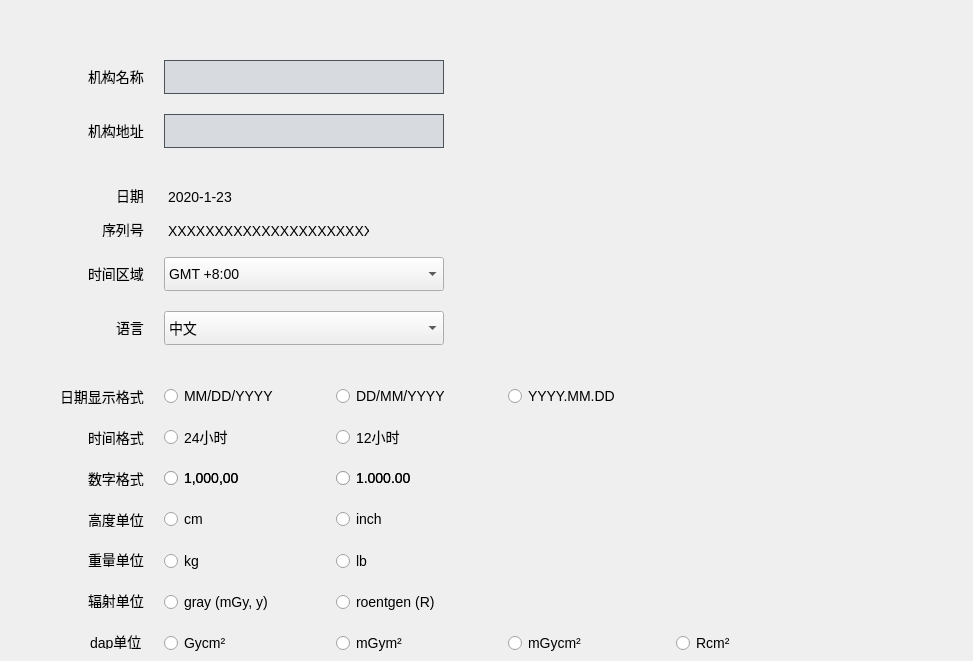
     <widget class="QCfgTimeZonePage" name="page_4">
      <property name="styleSheet">
       <string notr="true">QWidget{
	font: 14px;

}</string>
      </property>
      <widget class="QLineEdit" name="TZ_organizationName">
       <property name="geometry">
        <rect>
         <x>164</x>
         <y>60</y>
         <width>280</width>
         <height>34</height>
        </rect>
       </property>
       <property name="styleSheet">
        <string notr="true">QLineEdit{

	background:rgba(118,133,154,0.2);
	border:1px solid rgba(74,82,90,1);

}</string>
       </property>
      </widget>
      <widget class="QLabel" name="label_84">
       <property name="geometry">
        <rect>
         <x>88</x>
         <y>70</y>
         <width>56</width>
         <height>14</height>
        </rect>
       </property>
       <property name="text">
        <string>机构名称</string>
       </property>
      </widget>
      <widget class="QLabel" name="label_85">
       <property name="geometry">
        <rect>
         <x>88</x>
         <y>124</y>
         <width>56</width>
         <height>14</height>
        </rect>
       </property>
       <property name="text">
        <string>机构地址</string>
       </property>
      </widget>
      <widget class="QLineEdit" name="TZ_organizationAddr">
       <property name="geometry">
        <rect>
         <x>164</x>
         <y>114</y>
         <width>280</width>
         <height>34</height>
        </rect>
       </property>
       <property name="styleSheet">
        <string notr="true">QLineEdit{

	background:rgba(118,133,154,0.2);
	border:1px solid rgba(74,82,90,1);

}</string>
       </property>
      </widget>
      <widget class="QLabel" name="label_86">
       <property name="geometry">
        <rect>
         <x>60</x>
         <y>168</y>
         <width>904</width>
         <height>1</height>
        </rect>
       </property>
       <property name="styleSheet">
        <string notr="true">QLabel{
	background:rgba(255,255,255,0.1);

}</string>
       </property>
       <property name="text">
        <string/>
       </property>
      </widget>
      <widget class="QLabel" name="label_87">
       <property name="geometry">
        <rect>
         <x>60</x>
         <y>365</y>
         <width>904</width>
         <height>1</height>
        </rect>
       </property>
       <property name="styleSheet">
        <string notr="true">QLabel{
	background:rgba(255,255,255,0.1);

}</string>
       </property>
       <property name="text">
        <string/>
       </property>
      </widget>
      <widget class="QLabel" name="label_88">
       <property name="geometry">
        <rect>
         <x>116</x>
         <y>189</y>
         <width>28</width>
         <height>14</height>
        </rect>
       </property>
       <property name="text">
        <string>日期</string>
       </property>
      </widget>
      <widget class="QLabel" name="TZ_date">
       <property name="geometry">
        <rect>
         <x>168</x>
         <y>189</y>
         <width>111</width>
         <height>16</height>
        </rect>
       </property>
       <property name="text">
        <string>2020-1-23</string>
       </property>
      </widget>
      <widget class="QLabel" name="TZ_SN">
       <property name="geometry">
        <rect>
         <x>168</x>
         <y>223</y>
         <width>201</width>
         <height>16</height>
        </rect>
       </property>
       <property name="text">
        <string>XXXXXXXXXXXXXXXXXXXXXX</string>
       </property>
      </widget>
      <widget class="QLabel" name="label_91">
       <property name="geometry">
        <rect>
         <x>102</x>
         <y>223</y>
         <width>42</width>
         <height>14</height>
        </rect>
       </property>
       <property name="text">
        <string>序列号</string>
       </property>
      </widget>
      <widget class="QLabel" name="label_92">
       <property name="geometry">
        <rect>
         <x>116</x>
         <y>321</y>
         <width>28</width>
         <height>14</height>
        </rect>
       </property>
       <property name="text">
        <string>语言</string>
       </property>
      </widget>
      <widget class="QLabel" name="label_93">
       <property name="geometry">
        <rect>
         <x>88</x>
         <y>267</y>
         <width>56</width>
         <height>14</height>
        </rect>
       </property>
       <property name="text">
        <string>时间区域</string>
       </property>
      </widget>
      <widget class="QComboBox" name="TZ_timezone">
       <property name="geometry">
        <rect>
         <x>164</x>
         <y>257</y>
         <width>280</width>
         <height>34</height>
        </rect>
       </property>
       <property name="minimumSize">
        <size>
         <width>280</width>
         <height>34</height>
        </size>
       </property>
       <property name="maximumSize">
        <size>
         <width>280</width>
         <height>34</height>
        </size>
       </property>
       <property name="styleSheet">
        <string notr="true">QComboBox
{
border: 1px solid rgba(74,82,90,1);
border-radius:2px;
background:rgba(118, 133, 154, 0.2);
color:#B4C4D9;
font:normal 14px  Microsoft YaHei;
}
QComboBox QAbstractItemView::item
{
height: 34px;
}
QComboBox:focus
{
border:3px solid #9dadc1;
border-radius:6px
}
QComboBox::down-arrow
{
image: url(:/CArmWorkStation/ImageSource/Patient/Doc_list_btn_pulldown_nor.png);
height:30px;
width:30px;
}
QComboBox:drop-down
{
subcontrol-origin: padding; 
subcontrol-position: top right;
min-width: 20px;border:none;
}
QListView::item
{
padding-left:30px;
background:0000ff;
color:#ffffff;
font:normal 16px Microsoft YaHei;
}
QComboBox:disabled
{
background:rgba(118, 133, 154, 0.05);
border: 1px solid rgba(74,82,90,0.5);
QSpinBox:disabled
{
background:rgba(118, 133, 154, 0.05);
border: 1px solid rgba(74,82,90,0.5);
color: rgba(180, 196, 217, 0.6);
}
}</string>
       </property>
       <item>
        <property name="text">
         <string>GMT +8:00</string>
        </property>
       </item>
      </widget>
      <widget class="QComboBox" name="TZ_lang">
       <property name="geometry">
        <rect>
         <x>164</x>
         <y>311</y>
         <width>280</width>
         <height>34</height>
        </rect>
       </property>
       <property name="minimumSize">
        <size>
         <width>280</width>
         <height>34</height>
        </size>
       </property>
       <property name="maximumSize">
        <size>
         <width>280</width>
         <height>34</height>
        </size>
       </property>
       <property name="styleSheet">
        <string notr="true">QComboBox
{
border: 1px solid rgba(74,82,90,1);
border-radius:2px;
background:rgba(118, 133, 154, 0.2);
color:#B4C4D9;
font:normal 14px  Microsoft YaHei;
}
QComboBox QAbstractItemView::item
{
height: 34px;
}
QComboBox:focus
{
border:3px solid #9dadc1;
border-radius:6px
}
QComboBox::down-arrow
{
image: url(:/CArmWorkStation/ImageSource/Patient/Doc_list_btn_pulldown_nor.png);
height:30px;
width:30px;
}
QComboBox:drop-down
{
subcontrol-origin: padding; 
subcontrol-position: top right;
min-width: 20px;border:none;
}
QListView::item
{
padding-left:30px;
background:0000ff;
color:#ffffff;
font:normal 16px Microsoft YaHei;
}
QComboBox:disabled
{
background:rgba(118, 133, 154, 0.05);
border: 1px solid rgba(74,82,90,0.5);
QSpinBox:disabled
{
background:rgba(118, 133, 154, 0.05);
border: 1px solid rgba(74,82,90,0.5);
color: rgba(180, 196, 217, 0.6);
}
}</string>
       </property>
       <item>
        <property name="text">
         <string>中文</string>
        </property>
       </item>
      </widget>
      <widget class="QLabel" name="label_150">
       <property name="geometry">
        <rect>
         <x>60</x>
         <y>390</y>
         <width>84</width>
         <height>14</height>
        </rect>
       </property>
       <property name="text">
        <string>日期显示格式</string>
       </property>
      </widget>
      <widget class="QLabel" name="label_151">
       <property name="geometry">
        <rect>
         <x>88</x>
         <y>472</y>
         <width>56</width>
         <height>14</height>
        </rect>
       </property>
       <property name="text">
        <string>数字格式</string>
       </property>
      </widget>
      <widget class="QLabel" name="label_152">
       <property name="geometry">
        <rect>
         <x>88</x>
         <y>431</y>
         <width>56</width>
         <height>14</height>
        </rect>
       </property>
       <property name="text">
        <string>时间格式</string>
       </property>
      </widget>
      <widget class="QLabel" name="label_153">
       <property name="geometry">
        <rect>
         <x>88</x>
         <y>513</y>
         <width>56</width>
         <height>14</height>
        </rect>
       </property>
       <property name="text">
        <string>高度单位</string>
       </property>
      </widget>
      <widget class="QLabel" name="label_154">
       <property name="geometry">
        <rect>
         <x>88</x>
         <y>553</y>
         <width>56</width>
         <height>14</height>
        </rect>
       </property>
       <property name="text">
        <string>重量单位</string>
       </property>
      </widget>
      <widget class="QLabel" name="label_155">
       <property name="geometry">
        <rect>
         <x>90</x>
         <y>635</y>
         <width>54</width>
         <height>14</height>
        </rect>
       </property>
       <property name="text">
        <string>dap单位</string>
       </property>
      </widget>
      <widget class="QLabel" name="label_156">
       <property name="geometry">
        <rect>
         <x>88</x>
         <y>594</y>
         <width>56</width>
         <height>14</height>
        </rect>
       </property>
       <property name="text">
        <string>辐射单位</string>
       </property>
      </widget>
      <widget class="QRadioButton" name="radioButton_3">
       <property name="geometry">
        <rect>
         <x>164</x>
         <y>470</y>
         <width>89</width>
         <height>16</height>
        </rect>
       </property>
       <property name="text">
        <string>1,000,00</string>
       </property>
      </widget>
      <widget class="QRadioButton" name="radioButton_10">
       <property name="geometry">
        <rect>
         <x>336</x>
         <y>470</y>
         <width>89</width>
         <height>16</height>
        </rect>
       </property>
       <property name="text">
        <string>1.000.00</string>
       </property>
      </widget>
      <widget class="QWidget" name="widget_4" native="true">
       <property name="geometry">
        <rect>
         <x>164</x>
         <y>388</y>
         <width>751</width>
         <height>18</height>
        </rect>
       </property>
       <widget class="QRadioButton" name="TZ_YYYYMMDD">
        <property name="geometry">
         <rect>
          <x>344</x>
          <y>0</y>
          <width>181</width>
          <height>16</height>
         </rect>
        </property>
        <property name="text">
         <string>YYYY.MM.DD</string>
        </property>
       </widget>
       <widget class="QRadioButton" name="TZ_DDMMYYYY">
        <property name="geometry">
         <rect>
          <x>172</x>
          <y>0</y>
          <width>131</width>
          <height>16</height>
         </rect>
        </property>
        <property name="text">
         <string>DD/MM/YYYY</string>
        </property>
       </widget>
       <widget class="QRadioButton" name="TZ_MMDDYYYY">
        <property name="geometry">
         <rect>
          <x>0</x>
          <y>0</y>
          <width>121</width>
          <height>16</height>
         </rect>
        </property>
        <property name="text">
         <string>MM/DD/YYYY</string>
        </property>
       </widget>
      </widget>
      <widget class="QWidget" name="widget_5" native="true">
       <property name="geometry">
        <rect>
         <x>164</x>
         <y>429</y>
         <width>751</width>
         <height>18</height>
        </rect>
       </property>
       <widget class="QRadioButton" name="TZ_12H">
        <property name="geometry">
         <rect>
          <x>172</x>
          <y>0</y>
          <width>89</width>
          <height>16</height>
         </rect>
        </property>
        <property name="text">
         <string>12小时</string>
        </property>
       </widget>
       <widget class="QRadioButton" name="TZ_24H">
        <property name="geometry">
         <rect>
          <x>0</x>
          <y>0</y>
          <width>89</width>
          <height>16</height>
         </rect>
        </property>
        <property name="text">
         <string>24小时</string>
        </property>
       </widget>
      </widget>
      <widget class="QWidget" name="widget_6" native="true">
       <property name="geometry">
        <rect>
         <x>164</x>
         <y>470</y>
         <width>751</width>
         <height>18</height>
        </rect>
       </property>
       <widget class="QRadioButton" name="radioButton_16">
        <property name="geometry">
         <rect>
          <x>172</x>
          <y>0</y>
          <width>89</width>
          <height>16</height>
         </rect>
        </property>
        <property name="text">
         <string>1.000.00</string>
        </property>
       </widget>
       <widget class="QRadioButton" name="radioButton_17">
        <property name="geometry">
         <rect>
          <x>0</x>
          <y>0</y>
          <width>89</width>
          <height>16</height>
         </rect>
        </property>
        <property name="text">
         <string>1,000,00</string>
        </property>
       </widget>
      </widget>
      <widget class="QWidget" name="widget_7" native="true">
       <property name="geometry">
        <rect>
         <x>164</x>
         <y>511</y>
         <width>751</width>
         <height>18</height>
        </rect>
       </property>
       <widget class="QRadioButton" name="TZ_inch">
        <property name="geometry">
         <rect>
          <x>172</x>
          <y>0</y>
          <width>89</width>
          <height>16</height>
         </rect>
        </property>
        <property name="text">
         <string>inch</string>
        </property>
       </widget>
       <widget class="QRadioButton" name="TZ_cm">
        <property name="geometry">
         <rect>
          <x>0</x>
          <y>0</y>
          <width>89</width>
          <height>16</height>
         </rect>
        </property>
        <property name="text">
         <string>cm</string>
        </property>
       </widget>
      </widget>
      <widget class="QWidget" name="widget_8" native="true">
       <property name="geometry">
        <rect>
         <x>164</x>
         <y>552</y>
         <width>751</width>
         <height>18</height>
        </rect>
       </property>
       <widget class="QRadioButton" name="TZ_lb">
        <property name="geometry">
         <rect>
          <x>172</x>
          <y>0</y>
          <width>89</width>
          <height>18</height>
         </rect>
        </property>
        <property name="text">
         <string>lb</string>
        </property>
       </widget>
       <widget class="QRadioButton" name="TZ_kg">
        <property name="geometry">
         <rect>
          <x>0</x>
          <y>0</y>
          <width>89</width>
          <height>18</height>
         </rect>
        </property>
        <property name="text">
         <string>kg</string>
        </property>
       </widget>
      </widget>
      <widget class="QWidget" name="widget_9" native="true">
       <property name="geometry">
        <rect>
         <x>164</x>
         <y>593</y>
         <width>751</width>
         <height>18</height>
        </rect>
       </property>
       <widget class="QRadioButton" name="TZ_roentgen">
        <property name="geometry">
         <rect>
          <x>172</x>
          <y>0</y>
          <width>131</width>
          <height>18</height>
         </rect>
        </property>
        <property name="text">
         <string>roentgen (R)</string>
        </property>
       </widget>
       <widget class="QRadioButton" name="TZ_gray">
        <property name="geometry">
         <rect>
          <x>0</x>
          <y>0</y>
          <width>121</width>
          <height>18</height>
         </rect>
        </property>
        <property name="text">
         <string>gray (mGy, y)</string>
        </property>
       </widget>
      </widget>
      <widget class="QWidget" name="widget_10" native="true">
       <property name="geometry">
        <rect>
         <x>164</x>
         <y>634</y>
         <width>751</width>
         <height>18</height>
        </rect>
       </property>
       <widget class="QRadioButton" name="TZ_Rcm2">
        <property name="geometry">
         <rect>
          <x>512</x>
          <y>0</y>
          <width>89</width>
          <height>18</height>
         </rect>
        </property>
        <property name="text">
         <string>Rcm²</string>
        </property>
       </widget>
       <widget class="QRadioButton" name="TZ_mGycm2">
        <property name="geometry">
         <rect>
          <x>344</x>
          <y>0</y>
          <width>89</width>
          <height>18</height>
         </rect>
        </property>
        <property name="text">
         <string>mGycm²</string>
        </property>
       </widget>
       <widget class="QRadioButton" name="TZ_Gycm2">
        <property name="geometry">
         <rect>
          <x>0</x>
          <y>0</y>
          <width>89</width>
          <height>18</height>
         </rect>
        </property>
        <property name="text">
         <string>Gycm²</string>
        </property>
       </widget>
       <widget class="QRadioButton" name="TZ_mGym2">
        <property name="geometry">
         <rect>
          <x>172</x>
          <y>0</y>
          <width>89</width>
          <height>18</height>
         </rect>
        </property>
        <property name="text">
         <string>mGym²</string>
        </property>
       </widget>
      </widget>
     </widget>
